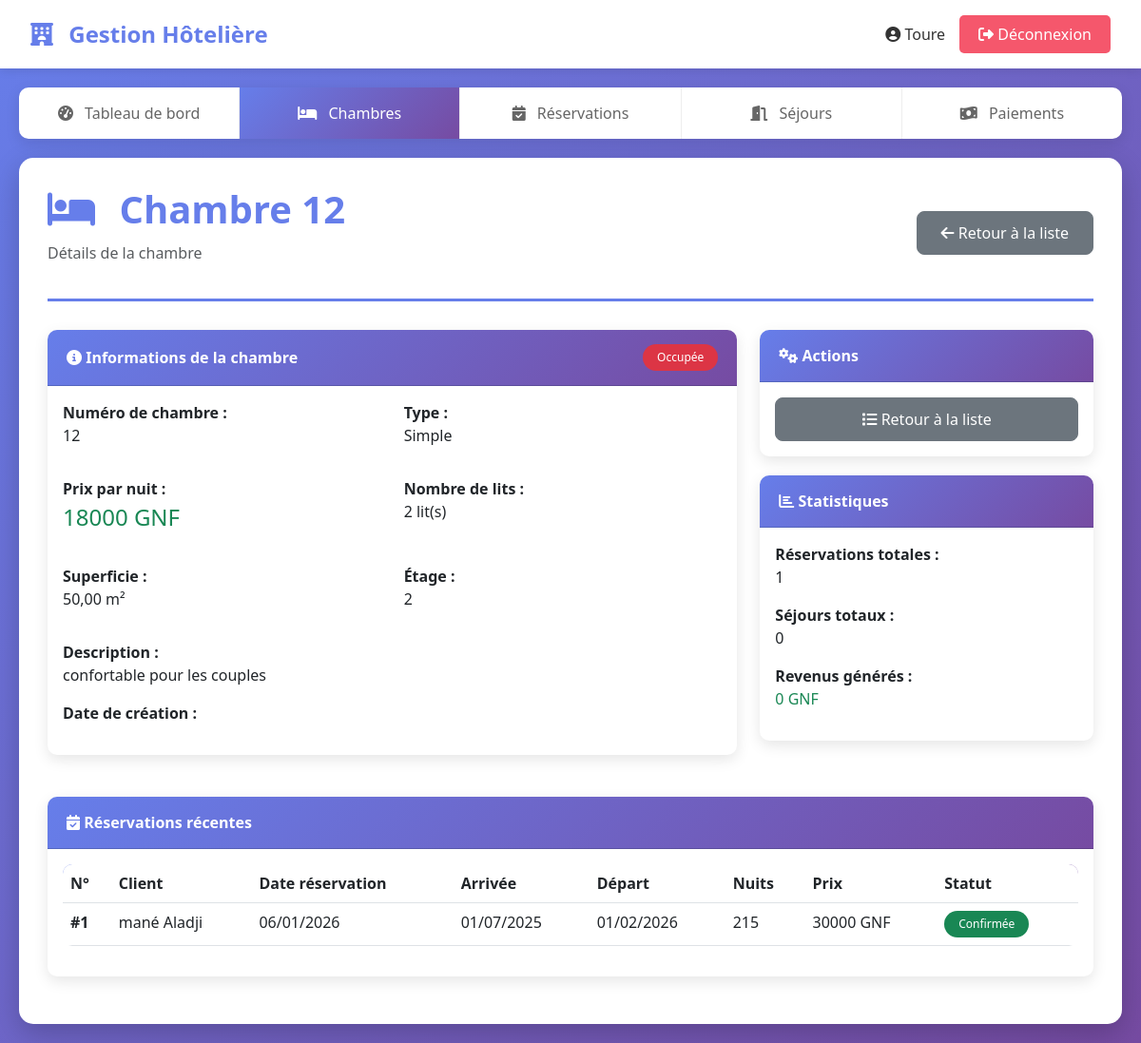
The page /chambres/2/ (signed in) on the database its author committed.
### gestion/models.py (models this page shows, shortened)
class Chambre(models.Model):
    TYPE_CHAMBRE_CHOICES = [
        ('SIMPLE', 'Simple'),
        ('DOUBLE', 'Double'),
        ('SUITE', 'Suite'),
        ('DELUXE', 'Deluxe'),
    ]
    STATUT_CHOICES = [
        ('DISPONIBLE', 'Disponible'),
        ('OCCUPEE', 'Occupée'),
        ('MAINTENANCE', 'En maintenance'),
        ('HORS_SERVICE', 'Hors service'),
    ]
    numero_chambre = models.CharField(max_length=10, unique=True)
    type_chambre = models.CharField(max_length=20, choices=TYPE_CHAMBRE_CHOICES)
    prix_nuit = models.DecimalField(max_digits=10, decimal_places=2, validators=[MinValueValidator(0)])
    nombre_lits = models.IntegerField(validators=[MinValueValidator(1)])
    superficie = models.DecimalField(max_digits=5, decimal_places=2, help_text="Superficie en m²")
    etage = models.IntegerField()
    description = models.TextField(blank=True, null=True)
    statut = models.CharField(max_length=20, choices=STATUT_CHOICES, default='DISPONIBLE')
    class Meta:
        verbose_name = "Chambre"
        verbose_name_plural = "Chambres"
        ordering = ['numero_chambre']

class Reservation(models.Model):
    STATUT_CHOICES = [
        ('EN_ATTENTE', 'En attente'),
        ('CONFIRMEE', 'Confirmée'),
        ('ANNULEE', 'Annulée'),
        ('TERMINEE', 'Terminée'),
    ]
    client = models.ForeignKey(Client, on_delete=models.PROTECT)
    chambre = models.ForeignKey(Chambre, on_delete=models.PROTECT)
    utilisateur = models.ForeignKey(User, on_delete=models.PROTECT, related_name='reservations_gerees')
    date_reservation = models.DateTimeField(auto_now_add=True)
    date_debut_sejour = models.DateField()
    date_fin_sejour = models.DateField()
    nombre_adultes = models.IntegerField(validators=[MinValueValidator(1)])
    nombre_enfants = models.IntegerField(default=0, validators=[MinValueValidator(0)])
    nombre_personnes = models.IntegerField(default=1, validators=[MinValueValidator(1)])  # ✅ AJOUTÉ
    nombre_nuits = models.IntegerField(editable=False)
    prix_total = models.DecimalField(max_digits=10, decimal_places=2, validators=[MinValueValidator(0)])
    statut = models.CharField(max_length=20, choices=STATUT_CHOICES, default='EN_ATTENTE')
    commentaire = models.TextField(blank=True, null=True)
    services_supplementaires = models.ManyToManyField(
        ServiceSupplementaire,
        through='ReservationService',
        related_name='reservations'
    )
    class Meta:
        verbose_name = "Réservation"
        verbose_name_plural = "Réservations"
        ordering = ['-date_reservation']

class Client(models.Model):
    PIECE_IDENTITE_CHOICES = [
        ('CNI', 'Carte Nationale d\'Identité'),
        ('PASSEPORT', 'Passeport'),
        ('PERMIS', 'Permis de conduire'),
    ]
    nom = models.CharField(max_length=50)
    prenom = models.CharField(max_length=50)
    email = models.EmailField(unique=True)
    telephone = models.CharField(max_length=20)
    adresse = models.TextField()
    ville = models.CharField(max_length=100)
    pays = models.CharField(max_length=100, default='Guinée')
    piece_identite = models.CharField(max_length=20, choices=PIECE_IDENTITE_CHOICES)
    numero_piece = models.CharField(max_length=50, unique=True)
    date_naissance = models.DateField()
    date_inscription = models.DateTimeField(auto_now_add=True)
    class Meta:
        verbose_name = "Client"
        verbose_name_plural = "Clients"
        ordering = ['-date_inscription']
    @property
    def nom_complet(self):
        return f"{self.prenom} {self.nom}"

### gestion/views.py (the view)
# urls.py: path('chambres/<int:pk>/', views.chambre_detail, name='chambre_detail'),
@login_required
def chambre_detail(request, pk):
    chambre = get_object_or_404(Chambre, pk=pk)
    reservations_recentes = Reservation.objects.filter(
        chambre=chambre
    ).select_related('client').order_by('-date_reservation')[:10]
    reservations_count = Reservation.objects.filter(chambre=chambre).count()
    sejours_count = Sejour.objects.filter(reservation__chambre=chambre).count()
    revenus_total = Paiement.objects.filter(
        sejour__reservation__chambre=chambre,
        statut='VALIDE'
    ).aggregate(total=Sum('montant'))['total'] or 0
    context = {
        'chambre': chambre,
        'reservations_recentes': reservations_recentes,
        'reservations_count': reservations_count,
        'sejours_count': sejours_count,
        'revenus_total': revenus_total,
    }
    return render(request, 'gestion/chambre_detail.html', context)

### gestion/templates/gestion/chambre_detail.html (shortened to what this page needs)
{% extends 'base.html' %}
{% block content %}
<div class="page-header d-flex justify-content-between align-items-center">
    <div>
        <h1><i class="fas fa-bed"></i> Chambre {{ chambre.numero_chambre }}</h1>
        <p class="text-muted">Détails de la chambre</p>
    </div>
    <a href="{% url 'chambre_list' %}" class="btn btn-secondary">
        <i class="fas fa-arrow-left"></i> Retour à la liste
    </a>
</div>
<div class="row g-4 mb-4">
    <div class="col-md-8">
        <div class="card">
            <div class="card-header d-flex justify-content-between align-items-center">
                <strong><i class="fas fa-info-circle"></i> Informations de la chambre</strong>
                {% if chambre.statut == 'DISPONIBLE' %}
                    <span class="badge bg-success">Disponible</span>
                {% elif chambre.statut == 'OCCUPEE' %}
                    <span class="badge bg-danger">Occupée</span>
                {% elif chambre.statut == 'MAINTENANCE' %}
                    <span class="badge bg-warning">Maintenance</span>
                {% else %}
                    <span class="badge bg-secondary">Hors service</span>
                {% endif %}
            </div>
            <div class="card-body">
                <div class="row mb-3">
                    <div class="col-md-6">
                        <p><strong>Numéro de chambre :</strong><br/>{{ chambre.numero_chambre }}</p>
                    </div>
                    <div class="col-md-6">
                        <p><strong>Type :</strong><br/>{{ chambre.get_type_chambre_display }}</p>
                    </div>
                </div>
                <div class="row mb-3">
                    <div class="col-md-6">
                        <p><strong>Prix par nuit :</strong><br/>
                            <span class="text-success" style="font-size: 24px;">{{ chambre.prix_nuit|floatformat:0 }} GNF</span>
                        </p>
                    </div>
                    <div class="col-md-6">
                        <p><strong>Nombre de lits :</strong><br/>{{ chambre.nombre_lits }} lit(s)</p>
                    </div>
                </div>
                <div class="row mb-3">
                    <div class="col-md-6">
                        <p><strong>Superficie :</strong><br/>{{ chambre.superficie }} m²</p>
                    </div>
                    <div class="col-md-6">
                        <p><strong>Étage :</strong><br/>{{ chambre.etage }}</p>
                    </div>
                </div>
                {% if chambre.description %}
                <div class="row">
                    <div class="col-12">
                        <p><strong>Description :</strong><br/>{{ chambre.description }}</p>
                    </div>
                </div>
                {% endif %}
                <div class="row">
                    <div class="col-12">
                        <p><strong>Date de création :</strong><br/>{{ chambre.date_creation|date:"d/m/Y H:i" }}</p>
                    </div>
                </div>
            </div>
        </div>
    </div>
    <div class="col-md-4">
        <div class="card">
            <div class="card-header">
                <i class="fas fa-cogs"></i> Actions
            </div>
            <div class="card-body">
                <a href="{% url 'chambre_list' %}" class="btn btn-secondary w-100">
                    <i class="fas fa-list"></i> Retour à la liste
                </a>
            </div>
        </div>
        <div class="card mt-3">
            <div class="card-header">
                <i class="fas fa-chart-bar"></i> Statistiques
            </div>
            <div class="card-body">
                <p><strong>Réservations totales :</strong><br/>{{ reservations_count }}</p>
                <p><strong>Séjours totaux :</strong><br/>{{ sejours_count }}</p>
                <p><strong>Revenus générés :</strong><br/>
                    <span class="text-success">{{ revenus_total|floatformat:0 }} GNF</span>
                </p>
            </div>
        </div>
    </div>
</div>
{% if reservations_recentes %}
<div class="card">
    <div class="card-header">
        <i class="fas fa-calendar-check"></i> Réservations récentes
    </div>
    <div class="card-body">
        <div class="table-responsive">
            <table class="table table-hover">
                <thead>
                    <tr>
                        <th>N°</th>
                        <th>Client</th>
                        <th>Date réservation</th>
                        <th>Arrivée</th>
                        <th>Départ</th>
                        <th>Nuits</th>
                        <th>Prix</th>
                        <th>Statut</th>
                    </tr>
                </thead>
                <tbody>
                    {% for reservation in reservations_recentes %}
                    <tr>
                        <td><strong>#{{ reservation.id }}</strong></td>
                        <td>{{ reservation.client.nom_complet }}</td>
                        <td>{{ reservation.date_reservation|date:"d/m/Y" }}</td>
                        <td>{{ reservation.date_debut_sejour|date:"d/m/Y" }}</td>
                        <td>{{ reservation.date_fin_sejour|date:"d/m/Y" }}</td>
                        <td>{{ reservation.nombre_nuits }}</td>
                        <td>{{ reservation.prix_total|floatformat:0 }} GNF</td>
                        <td>
                            {% if reservation.statut == 'EN_ATTENTE' %}
                                <span class="badge bg-warning">En attente</span>
                            {% elif reservation.statut == 'CONFIRMEE' %}
                                <span class="badge bg-success">Confirmée</span>
                            {% elif reservation.statut == 'ANNULEE' %}
                                <span class="badge bg-danger">Annulée</span>
                            {% else %}
                                <span class="badge bg-secondary">Terminée</span>
                            {% endif %}
                        </td>
                    </tr>
                    {% endfor %}
                </tbody>
            </table>
        </div>
    </div>
</div>
{% endif %}
{% endblock %}

### gestion/templates/base.html (shortened to what this page needs)
{% load static %}
<!DOCTYPE html>
<html lang="fr">
<head>
    <link href="https://cdn.jsdelivr.net/npm/bootstrap@5.3.0/dist/css/bootstrap.min.css" rel="stylesheet">
    <link rel="stylesheet" href="https://cdnjs.cloudflare.com/ajax/libs/font-awesome/6.5.1/css/all.min.css">
</head>
<body>
    <div class="header">
        <div class="header-logo">
            <i class="fas fa-hotel"></i>
            Gestion Hôtelière
        </div>
        {% if user.is_authenticated %}
        <div class="user-info">
            <span class="user-name">
                <i class="fas fa-user-circle"></i> {{ user.username }}
            </span>
            <a href="{% url 'logout' %}" class="btn-logout">
                <i class="fas fa-sign-out-alt"></i> Déconnexion
            </a>
        </div>
        {% endif %}
    </div>
    {% if user.is_authenticated %}
    <nav class="navbar">
        <a href="{% url 'dashboard' %}" class="{% if request.path == '/dashboard/' %}active{% endif %}">
            <i class="fas fa-tachometer-alt"></i> Tableau de bord
        </a>
        {% if perms.gestion.view_chambre %}
        <a href="{% url 'chambre_list' %}" class="{% if 'chambres' in request.path %}active{% endif %}">
            <i class="fas fa-bed"></i> Chambres
        </a>
        {% endif %}
        {% if perms.gestion.view_reservation %}
        <a href="{% url 'reservation_list' %}" class="{% if 'reservations' in request.path %}active{% endif %}">
            <i class="fas fa-calendar-check"></i> Réservations
        </a>
        {% endif %}
        {% if perms.gestion.view_sejour %}
        <a href="{% url 'sejour_list' %}" class="{% if 'sejours' in request.path %}active{% endif %}">
            <i class="fas fa-door-open"></i> Séjours
        </a>
        {% endif %}
        {% if perms.gestion.add_paiement %}
        <a href="{% url 'paiement_create' %}" class="{% if 'paiement_create' in request.path %}active{% endif %}">
            <i class="fas fa-money-bill-wave"></i> Paiements
        </a>
        {% endif %}
    </nav>
    {% endif %}
    <div class="container-main">
        {% block content %}{% endblock %}
    </div>
</body>
</html>

### gestion/templates/base.html (style rules this page uses)
:root { --primary-color: #667eea; --secondary-color: #764ba2; --success-color: #38ef7d; --danger-color: #f5576c; --warning-color: #feca57; --info-color: #00d2ff; }
body { font-family: 'Segoe UI', Tahoma, Geneva, Verdana, sans-serif; background: linear-gradient(135deg, #667eea 0%, #764ba2 100%); min-height: 100vh; }
.header { background: white; padding: 1rem 2rem; box-shadow: 0 2px 10px rgba(0,0,0,0.1); display: flex; justify-content: space-between; align-items: center; }
.header-logo { font-size: 24px; font-weight: bold; color: var(--primary-color); }
.header-logo i { margin-right: 10px; }
.user-info { display: flex; align-items: center; gap: 15px; }
.user-info .user-name { font-weight: 500; color: #333; }
.btn-logout { background: var(--danger-color); color: white; border: none; padding: 8px 20px; border-radius: 5px; text-decoration: none; transition: all 0.3s; }
.navbar { background: white; padding: 0; margin: 20px; border-radius: 10px; box-shadow: 0 5px 15px rgba(0,0,0,0.1); display: flex; overflow: hidden; }
.navbar a { flex: 1; padding: 15px 20px; text-align: center; text-decoration: none; color: #666; border-right: 1px solid #eee; transition: all 0.3s; font-weight: 500; }
.navbar a:last-child { border-right: none; }
.navbar a.active { background: linear-gradient(135deg, var(--primary-color) 0%, var(--secondary-color) 100%); color: white; }
.navbar a i { margin-right: 8px; }
.container-main { background: white; margin: 20px; padding: 30px; border-radius: 15px; box-shadow: 0 10px 30px rgba(0,0,0,0.2); min-height: calc(100vh - 200px); }
.page-header { margin-bottom: 30px; padding-bottom: 20px; border-bottom: 3px solid var(--primary-color); }
.page-header h1 { color: var(--primary-color); font-weight: bold; margin-bottom: 10px; }
.page-header h1 i { margin-right: 15px; }
.card { border: none; border-radius: 10px; box-shadow: 0 5px 15px rgba(0,0,0,0.1); margin-bottom: 20px; }
.card-header { background: linear-gradient(135deg, var(--primary-color) 0%, var(--secondary-color) 100%); color: white; font-weight: bold; border-radius: 10px 10px 0 0 !important; padding: 15px 20px; }
.btn { border-radius: 8px; padding: 10px 25px; font-weight: 500; transition: all 0.3s; }
.table { border-radius: 10px; overflow: hidden; }
.table thead { background: linear-gradient(135deg, var(--primary-color) 0%, var(--secondary-color) 100%); color: white; }
.badge { padding: 8px 15px; border-radius: 20px; font-weight: 500; }

### rows shown on the page
Chambre: numero_chambre "12", type_chambre "Simple", prix_nuit "18000", nombre_lits "2", superficie "50,00", etage "2", description "confortable pour les couples"
Reservation: id "1", client.nom_complet "mané Aladji", date_reservation "06/01/2026", date_debut_sejour "01/07/2025", date_fin_sejour "01/02/2026", nombre_nuits "215", prix_total "30000", statut "Confirmée"

### other values the page prints
{{ user.username }} "Toure"
{{ reservations_count }} "1"
{{ sejours_count }} "0"
{{ revenus_total|floatformat:0 }} "0"
